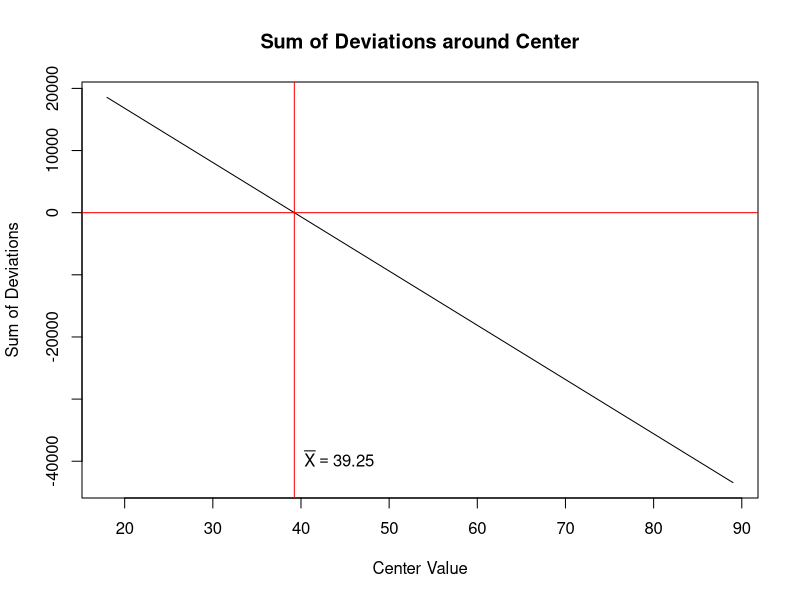
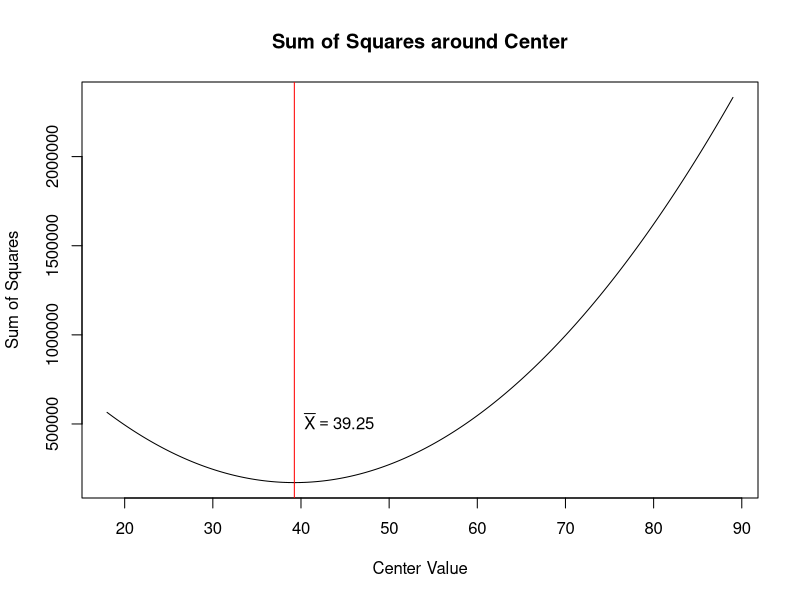

The R script that drew these images, in order:
# These chunks of code compute the sum of squared deviations and the sum of squared deviations around arbitrary centers.  The values of these sums are plotted against the values of the centers.  It demonstrates that the mean (sum(X)/N) is the center for which the sum of deviations is equal to zero and for which the sum of squared deviations is as small as possible.

# Read in the GSS data as usual
data <- read.csv('GSS_1980.csv',header=TRUE)
data$X <- NULL
names(data) <- c("income","sibs","age","happy","health","taught")

# Pull out the age variable
ages <- data$age

# Compute the mean and median age
mean.age <- mean(ages)
median.age <- median(ages)

# A function to compute the sum of deviations around a center 
sum.devs <- function(center,X) {
  # Compute the deviations for each center value
  devs <- vector()
  for (i in 1:length(center)) { # For every value
  devs[i] <- sum(X - center[i]) # compute the sum of deviations
  }
  return(devs)
}

# A function to compute the sum of squared deviations around a center 
sum.2.devs <- function(center,X) {
  # Compute the squared deviations for each center value
  devs <- vector()
  for (i in 1:length(center)) {         # For every value
    devs[i] <- sum((X - center[i])^2)   # compute the sum of squared deviations
  }
  return(devs)
}


# Define a range of values for the center (all observed ages plus values in between)
x.ages <- seq(min(ages),max(ages),by=.1) # the centers

# Plot the sums of deviations
plot(x.ages,sum.devs(x.ages,ages),type='l',xlab='Center Value',ylab='Sum of Deviations',
     main='Sum of Deviations around Center')
abline(h=0,v=mean.age,col="red")
text(mean.age,-40000,bquote(bar(X)==.(round(mean.age,2))),pos=4)

# Plot the sums of squared deviations
plot(x.ages,sum.2.devs(x.ages,ages),type='l',xlab='Center Value',ylab='Sum of Squares',
     main='Sum of Squares around Center')
abline(v=mean.age,col="red")
text(mean.age,500000,bquote(bar(X)==.(round(mean.age,2))),pos=4)

# Exercise: Using the functions above as a model, code a function that computes the sum of the absolute value of the deviations (abs(X - center[i])).  Plot the values of this function for all the observed ages in x.ages and overlay the median age (median.age).  Which center minimizes the sum of absolute deviations?
